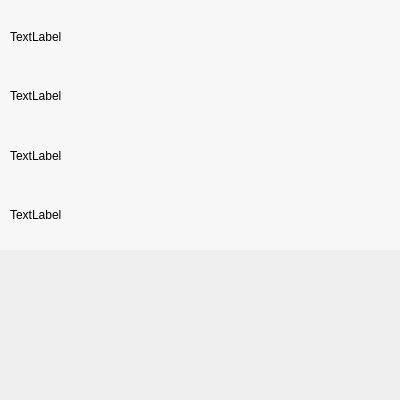
<?xml version="1.0" encoding="UTF-8"?>
<ui version="4.0">
 <class>Widget</class>
 <widget class="QWidget" name="Widget">
  <property name="geometry">
   <rect>
    <x>0</x>
    <y>0</y>
    <width>400</width>
    <height>400</height>
   </rect>
  </property>
  <property name="minimumSize">
   <size>
    <width>400</width>
    <height>400</height>
   </size>
  </property>
  <property name="maximumSize">
   <size>
    <width>800</width>
    <height>400</height>
   </size>
  </property>
  <property name="cursor">
   <cursorShape>ArrowCursor</cursorShape>
  </property>
  <property name="windowTitle">
   <string>EnglishCorner</string>
  </property>
  <widget class="QLabel" name="label">
   <property name="geometry">
    <rect>
     <x>0</x>
     <y>0</y>
     <width>400</width>
     <height>250</height>
    </rect>
   </property>
   <property name="minimumSize">
    <size>
     <width>400</width>
     <height>250</height>
    </size>
   </property>
   <property name="maximumSize">
    <size>
     <width>400</width>
     <height>400</height>
    </size>
   </property>
   <property name="cursor">
    <cursorShape>ArrowCursor</cursorShape>
   </property>
   <property name="mouseTracking">
    <bool>true</bool>
   </property>
   <property name="acceptDrops">
    <bool>false</bool>
   </property>
   <property name="styleSheet">
    <string notr="true">background-color: rgba(255, 255, 255, 0.5);</string>
   </property>
   <property name="text">
    <string>&lt;html&gt;&lt;head/&gt;&lt;body&gt;&lt;p&gt;&lt;br/&gt;&lt;/p&gt;&lt;/body&gt;&lt;/html&gt;</string>
   </property>
  </widget>
  <widget class="QWidget" name="layoutWidget">
   <property name="geometry">
    <rect>
     <x>10</x>
     <y>10</y>
     <width>381</width>
     <height>231</height>
    </rect>
   </property>
   <layout class="QVBoxLayout" name="verticalLayout">
    <property name="sizeConstraint">
     <enum>QLayout::SizeConstraint::SetDefaultConstraint</enum>
    </property>
    <item>
     <widget class="QLabel" name="label_word">
      <property name="text">
       <string>TextLabel</string>
      </property>
     </widget>
    </item>
    <item>
     <widget class="QLabel" name="label_pronunciation">
      <property name="text">
       <string>TextLabel</string>
      </property>
     </widget>
    </item>
    <item>
     <widget class="QLabel" name="label_translate">
      <property name="text">
       <string>TextLabel</string>
      </property>
     </widget>
    </item>
    <item>
     <widget class="QLabel" name="label_sentence">
      <property name="text">
       <string>TextLabel</string>
      </property>
     </widget>
    </item>
   </layout>
  </widget>
  <widget class="QLabel" name="label_front_move">
   <property name="geometry">
    <rect>
     <x>0</x>
     <y>0</y>
     <width>400</width>
     <height>25</height>
    </rect>
   </property>
   <property name="minimumSize">
    <size>
     <width>400</width>
     <height>1</height>
    </size>
   </property>
   <property name="maximumSize">
    <size>
     <width>400</width>
     <height>400</height>
    </size>
   </property>
   <property name="cursor">
    <cursorShape>SizeAllCursor</cursorShape>
   </property>
   <property name="mouseTracking">
    <bool>true</bool>
   </property>
   <property name="acceptDrops">
    <bool>false</bool>
   </property>
   <property name="styleSheet">
    <string notr="true">background-color: rgba(255, 255, 255, 0);</string>
   </property>
   <property name="text">
    <string>&lt;html&gt;&lt;head/&gt;&lt;body&gt;&lt;p&gt;&lt;br/&gt;&lt;/p&gt;&lt;/body&gt;&lt;/html&gt;</string>
   </property>
  </widget>
 </widget>
 <resources/>
 <connections/>
</ui>
